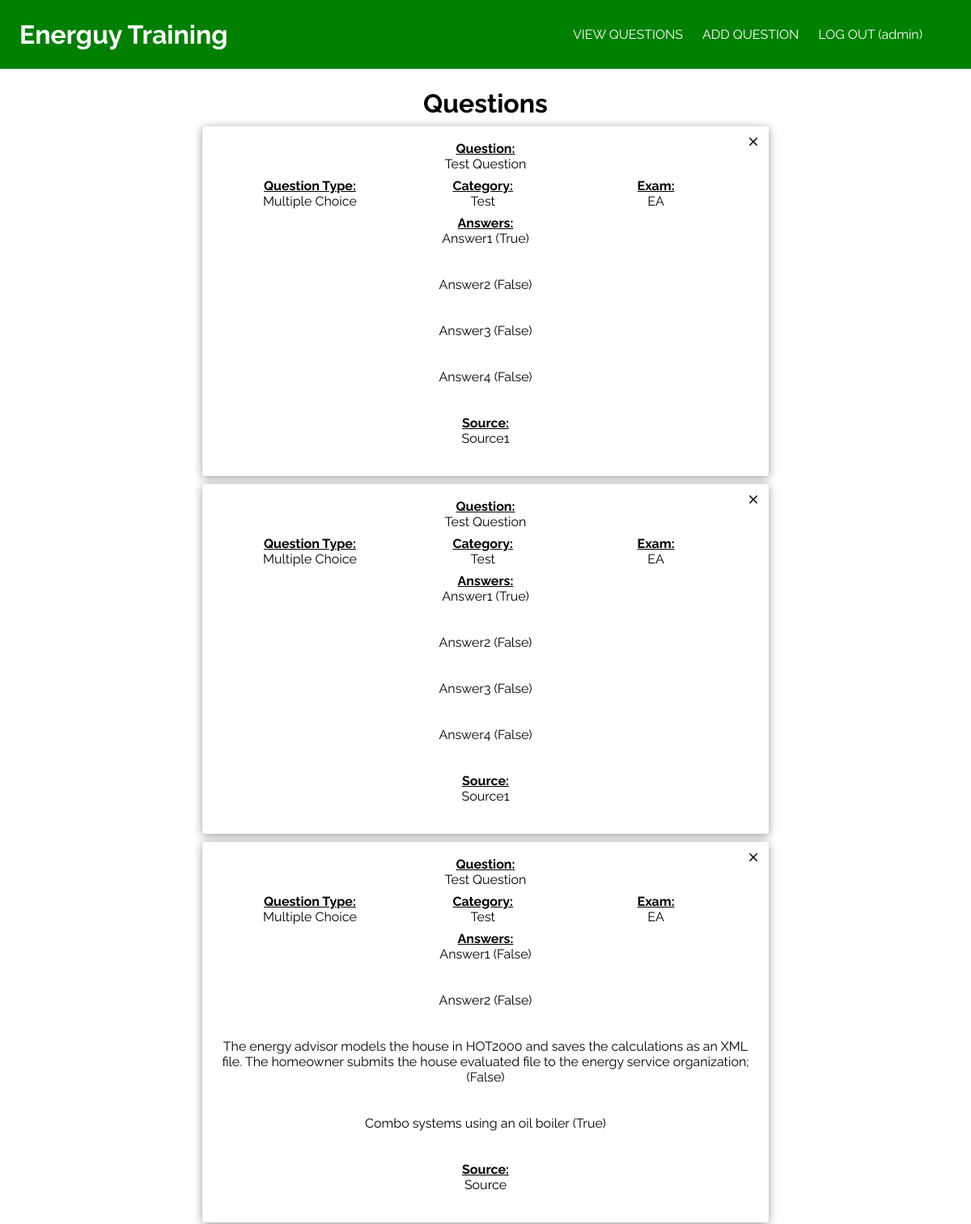
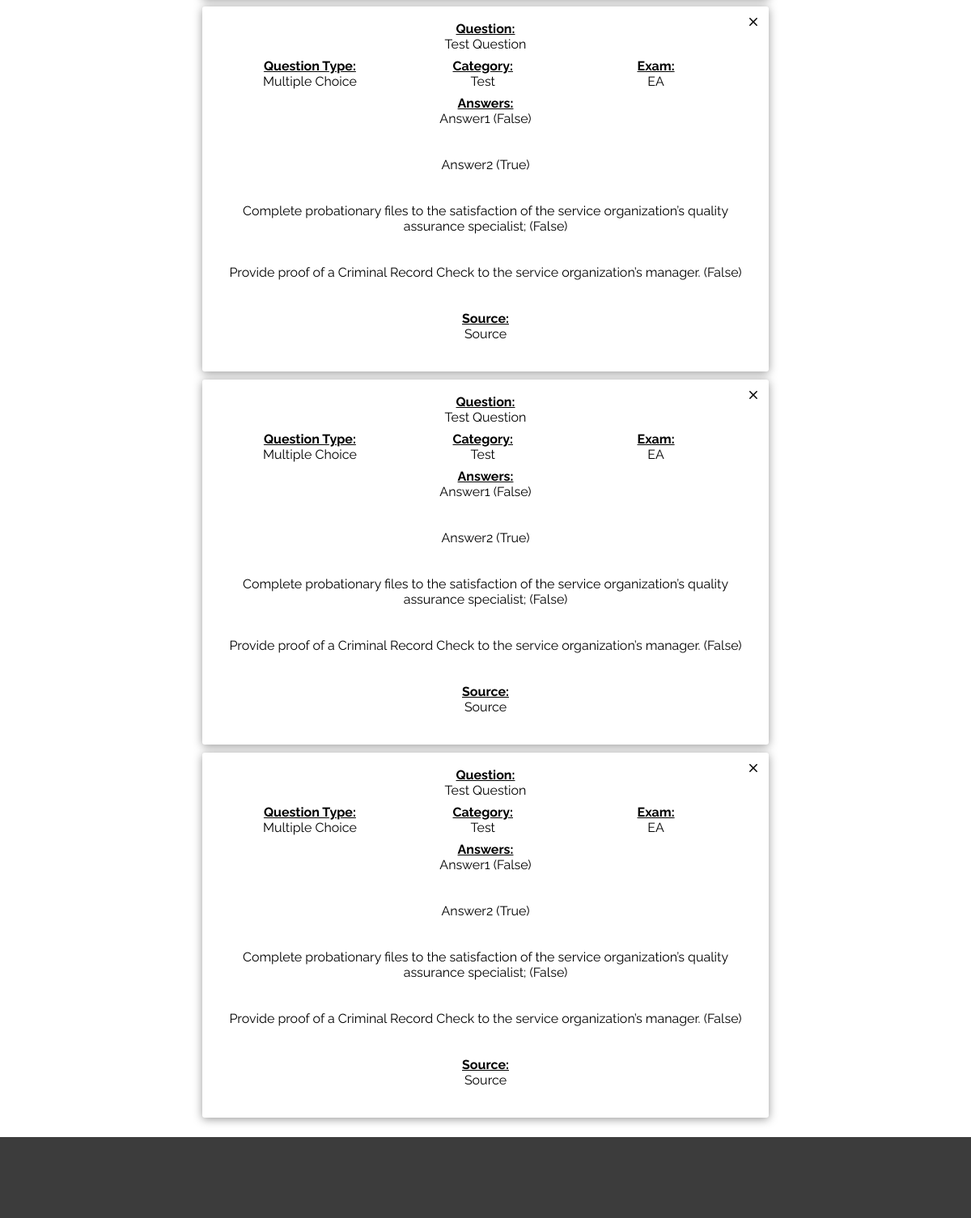
The page /questions (signed in) on the database its author committed (2 pictures, top to bottom).
### package/models.py (models this page shows, shortened)
class User(db.Model, UserMixin):
  __tablename__ = 'Users'
  id = db.Column(db.Integer, primary_key=True)
  username = db.Column(db.String(1000), unique=True, nullable=False)
  password = db.Column(db.String(1000), nullable=False)

class Question(db.Model):
  __tablename__ = 'Questions'
  id = db.Column(db.Integer, primary_key=True)
  exam = db.Column(db.String(1000), nullable=False)
  category = db.Column(db.String(1000), nullable=False)
  question = db.Column(db.String(1000), nullable=False)
  question_type = db.Column(db.String(1000), nullable=False)
  question_image = db.Column(db.String(1000), nullable=True)
  answer_1 = db.Column(db.String(2000), nullable=False)
  answer_2 = db.Column(db.String(2000), nullable=False)
  answer_3 = db.Column(db.String(2000), nullable=False)
  answer_4 = db.Column(db.String(2000), nullable=False)
  answers = db.Column(db.String(12000), nullable=False)
  source = db.Column(db.String(1000), nullable=False)

### package/routes.py (the view)
@app.route('/questions', methods=['GET', 'POST'])
@login_required
def questions():
  questions = Question.query.all()
  return render_template('questions.html', title = 'Questions', questions=questions)

### package/__init__.py (called while the page is built)
@login_manager.user_loader
def load_user(user_id):
  return User.query.get(int(user_id))

### package/templates/questions.html (shortened to what this page needs)
{% extends 'base.html' %}
{% block content %}
  <h1>Questions</h1>
  {% for question in questions %}
    <div class="card">
      <div class="questions">
        <div>
          <h4>Question:</h4>
          <p>{{ question.question }}</p>
        </div>
        <div class="types">
          <div>
            <h4>Question Type:</h4>
            <p>{{ question.question_type }}</p>
          </div>
          <div>
            <h4>Category:</h4>
            <p>{{ question.category }}</p>
          </div>
          <div>
            <h4>Exam:</h4>
            <p>{{ question.exam}}</p>
          </div>
        </div>
      </div>
      <div class="answers">
        <h4>Answers:</h4>
        <p>{{ question.answer_1 }}</p><br><p>{{ question.correct_1 }}</p><br>
        <p>{{ question.answer_2 }}</p><br><p>{{ question.correct_2 }}</p><br>
        <p>{{ question.answer_3 }}</p><br><p>{{ question.correct_3 }}</p><br>
        <p>{{ question.answer_4 }}</p><br><p>{{ question.correct_4 }}</p><br>
        <h4>Source:</h4>
        <p>{{ question.source }}</p>
        <br>
      </div>
      <a class="close" href="/delete/{{ question.id }}">
        <img src="{{ url_for('static', filename='icons/close.svg') }}">
      </a>
    </div>
  {% endfor %}
{% endblock content %}

### package/templates/base.html (shortened to what this page needs)
<!DOCTYPE html>
<html>
  <head>
    <link rel='stylesheet' type='text/css' href="{{ url_for('static', filename='style.css') }}">
  </head>
  <body>
    <header>
      <div class="logo">
        <a href="{{ url_for('home') }}">
          <h1>Energuy Training</h1>
        </a>
      </div>
      <div class="nav">
        <ul>
          <a href="{{ url_for('questions') }}">
            VIEW QUESTIONS
          </a>
          <a href="{{ url_for('add_question') }}">
            ADD QUESTION
          </a>
          {% if current_user.is_authenticated %}
            <a href="{{ url_for('logout') }}">
              LOG OUT ({{ current_user.username }})
            </a>
          {% else %}
            <a href="{{ url_for('login') }}">
              LOG IN
            </a>
          {% endif %}
        </ul>
      </div class="nav">
    </header>
    <div class="container">
      {% block content %}
      {% endblock %}
    </div>
    <footer>
    </footer>
  </body>
</html>

### package/static/style.css (style rules this page uses)
* { padding: 0; margin: 0; box-sizing: border-box; font-family: 'Raleway', sans-serif; text-align: center; }
header { background-color: green; display: flexbox; justify-content: center; }
header h1 { text-align: center; padding: 2vw 0; color: white; }
header div { padding: 0 2vw; }
header .nav { width: 100vw; display: flex; justify-content: center; align-items: center; }
header ul { text-align: center; }
header ul a { display: block; padding: 1vh; width: 100vw; }
header a { color: white; text-decoration: none; }
.container { margin: 2vh 5vw; }
.container h1 { margin-bottom: 10px; }
.card { position: relative; padding: 10px; background-color: white; border-radius: 3px; box-shadow: 0 2px 12px 0 rgba(0,0,0,0.4); margin: 10px; }
.card div { margin: 1vh; }
.questions { margin-top: 5vh; }
.types { display: flex; justify-content: left; }
.types div { width: 33%; margin: 0; }
.close { position: absolute; top: 10px; right: 10px; }
h4 { font-weight: bold; text-decoration: underline; }
footer { height: 100px; background-color: rgb(60,60,60); }
@media only screen and (min-width: 720px) { header { position: relative; display: flex; justify-content: initial; align-items: center; } }
@media only screen and (min-width: 720px) { header h1 { text-align: left; } }
@media only screen and (min-width: 720px) { header .nav { position: absolute; height: 100%; right: 2vw; } }
@media only screen and (min-width: 720px) { header ul { display: flex; position: relative; align-items: center; height: 100%; } }
@media only screen and (min-width: 720px) { header ul a { display: inline-flex; padding: 0 1vw; height: 100%; width: auto; align-items: center; } }
@media only screen and (min-width: 720px) { header .nav { width: auto; } }
@media only screen and (min-width: 720px) { .container { margin: 2vw 20vw; } }

### rows shown on the page
User: username "admin"
Question: question "Test Question", question_type "Multiple Choice", category "Test", exam "EA", answer_1 "Answer1 (True)", answer_2 "Answer2 (False)", answer_3 "Answer3 (False)", answer_4 "Answer4 (False)", source "Source1"
Question: question "Test Question", question_type "Multiple Choice", category "Test", exam "EA", answer_1 "Answer1 (True)", answer_2 "Answer2 (False)", answer_3 "Answer3 (False)", answer_4 "Answer4 (False)", source "Source1"
Question: question "Test Question", question_type "Multiple Choice", category "Test", exam "EA", answer_1 "Answer1 (False)", answer_2 "Answer2 (False)", answer_3 "The energy advisor models the house in HOT2000 and saves the calculations as an XML file. The homeowner submits the house evaluated file to the energy service organization; (False)", answer_4 "Combo systems using an oil boiler (True)", source "Source"
Question: question "Test Question", question_type "Multiple Choice", category "Test", exam "EA", answer_1 "Answer1 (False)", answer_2 "Answer2 (True)", answer_3 "Complete probationary files to the satisfaction of the service organization’s quality assurance specialist; (False)", answer_4 "Provide proof of a Criminal Record Check to the service organization’s manager. (False)", source "Source"
Question: question "Test Question", question_type "Multiple Choice", category "Test", exam "EA", answer_1 "Answer1 (False)", answer_2 "Answer2 (True)", answer_3 "Complete probationary files to the satisfaction of the service organization’s quality assurance specialist; (False)", answer_4 "Provide proof of a Criminal Record Check to the service organization’s manager. (False)", source "Source"
Question: question "Test Question", question_type "Multiple Choice", category "Test", exam "EA", answer_1 "Answer1 (False)", answer_2 "Answer2 (True)", answer_3 "Complete probationary files to the satisfaction of the service organization’s quality assurance specialist; (False)", answer_4 "Provide proof of a Criminal Record Check to the service organization’s manager. (False)", source "Source"
